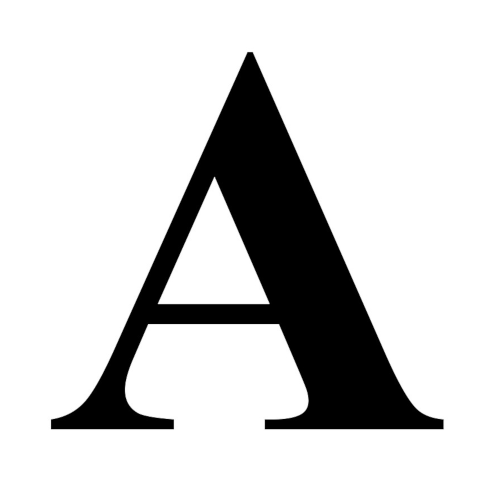
#> input picture 35.0 Fourier Transform/letters/a_0.png, 500 x 500 px; its folder holds only this picture in this run
$ python main.py
#> lines starting #> are read from the running program, lines starting #| are printed output that depends on the picture
import cv2
import numpy as  np
import glob

list_images = glob.iglob("letters/*")

for image_title in list_images:
    img = cv2.imread(image_title, cv2.IMREAD_GRAYSCALE)
#> img is the input picture: shape (500, 500); min 0, max 255, mean 211.6
    f = np.fft.fft2(img)
    fshift = np.fft.fftshift(f)
    magnitude_spectrum = 20*np.log(np.abs(fshift))
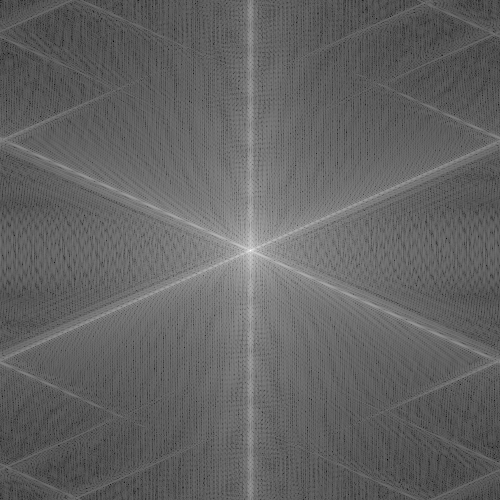
#> magnitude_spectrum: shape (500, 500) float64; min 6.55, max 355.7, mean 143.6; drawn with min black and max white
    magnitude_spectrum = np.asarray(magnitude_spectrum, dtype=np.uint8)
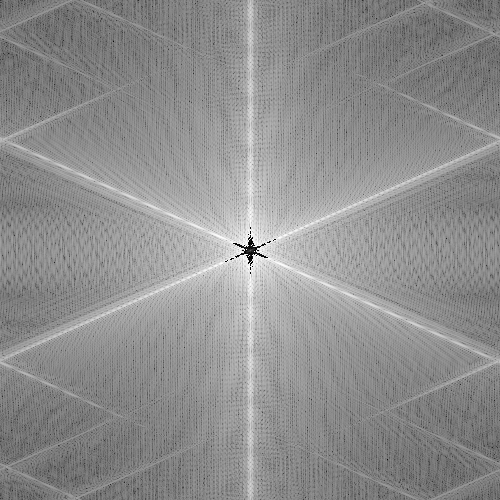
#> magnitude_spectrum: shape (500, 500); min 0, max 255, mean 142.8
    img_and_magnitude = np.concatenate((img, magnitude_spectrum), axis=1)
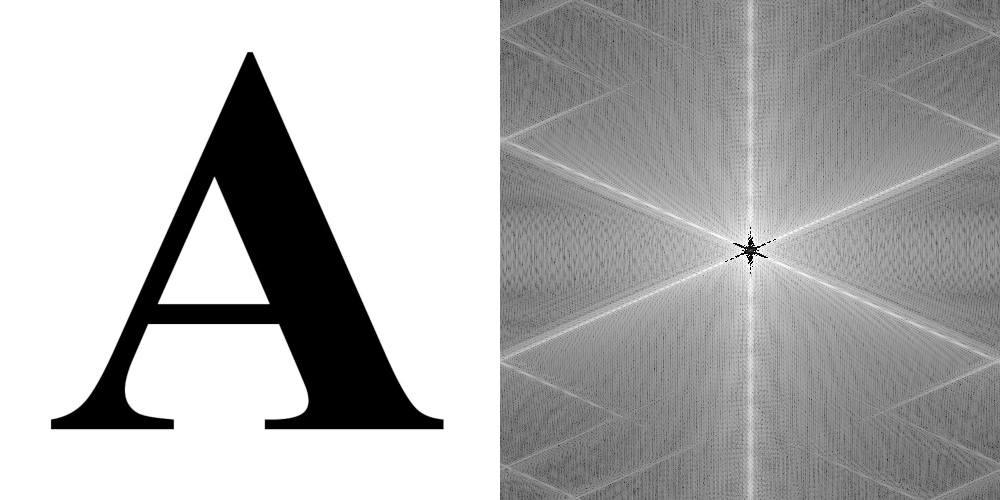
#> img_and_magnitude: shape (500, 1000); min 0, max 255, mean 177.2

    cv2.imshow(image_title, img_and_magnitude)

cv2.waitKey(0)
cv2.destroyAllWindows()

$ run again, on 35.0 Fourier Transform/letters/b_1.png
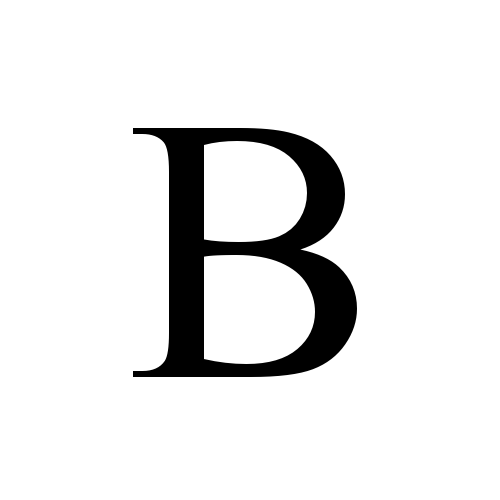
#> input picture 35.0 Fourier Transform/letters/b_1.png, 500 x 500 px
#> img is the input picture: shape (500, 500); min 0, max 255, mean 231.9
#> `magnitude_spectrum = np.asarray(magnitude_spectrum, dtype=np.uint8)`:
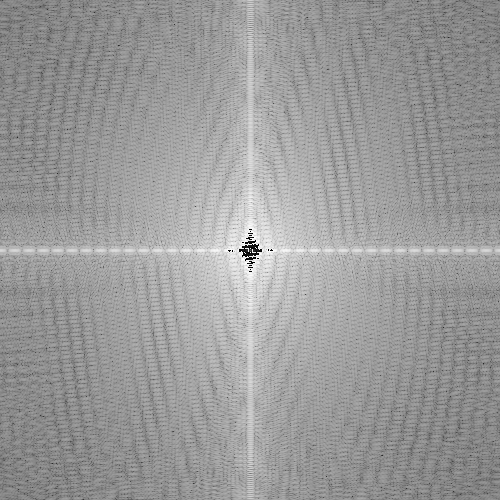
#> magnitude_spectrum: shape (500, 500); min 0, max 255, mean 154.5
#> `img_and_magnitude = np.concatenate((img, magnitude_spectrum), axis=1)`:
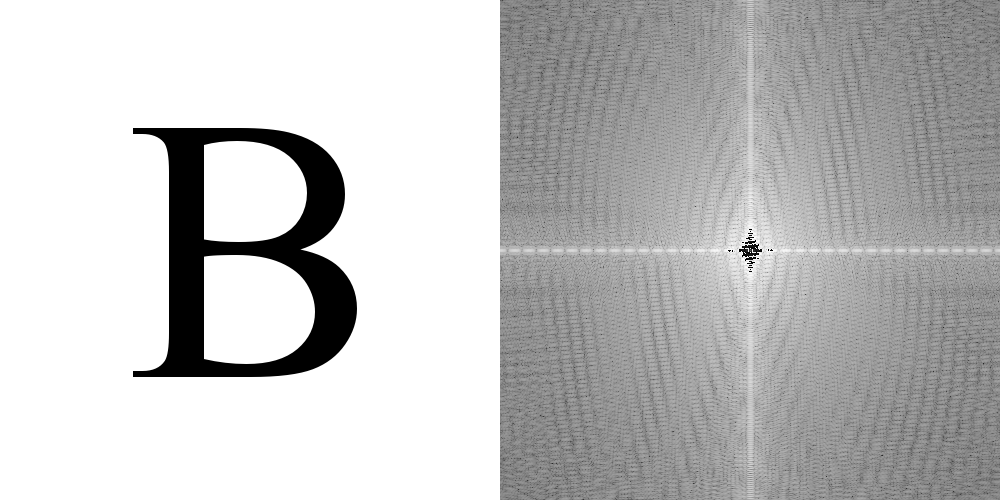
#> img_and_magnitude: shape (500, 1000); min 0, max 255, mean 193.2

$ run again, on 35.0 Fourier Transform/letters/c_0.png
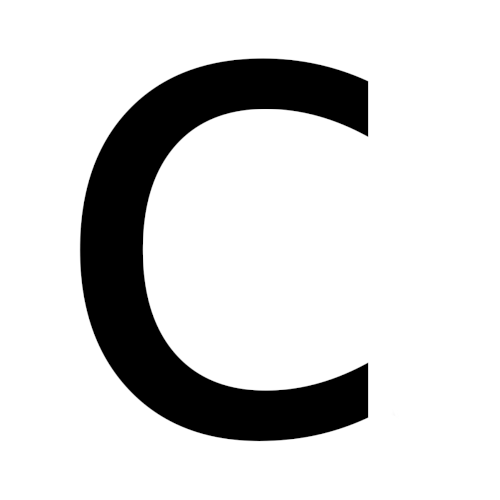
#> input picture 35.0 Fourier Transform/letters/c_0.png, 500 x 500 px
#> img is the input picture: shape (500, 500); min 0, max 255, mean 213.9
#> `magnitude_spectrum = np.asarray(magnitude_spectrum, dtype=np.uint8)`:
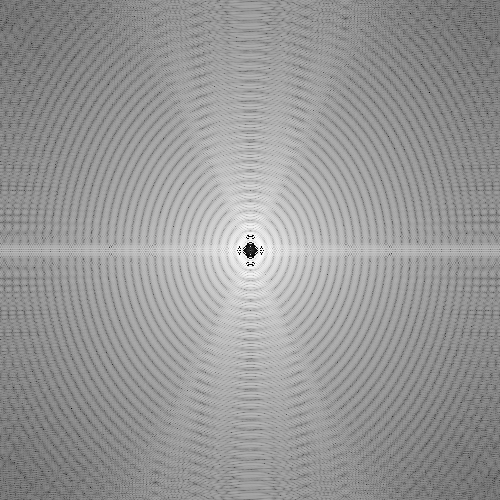
#> magnitude_spectrum: shape (500, 500); min 0, max 255, mean 151.5
#> `img_and_magnitude = np.concatenate((img, magnitude_spectrum), axis=1)`:
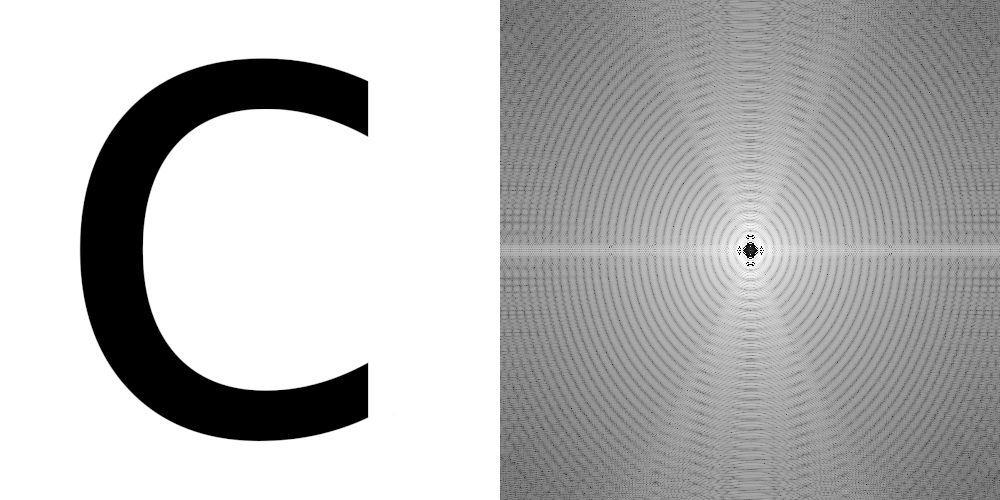
#> img_and_magnitude: shape (500, 1000); min 0, max 255, mean 182.7

$ run again, on 35.0 Fourier Transform/letters/a_1.png
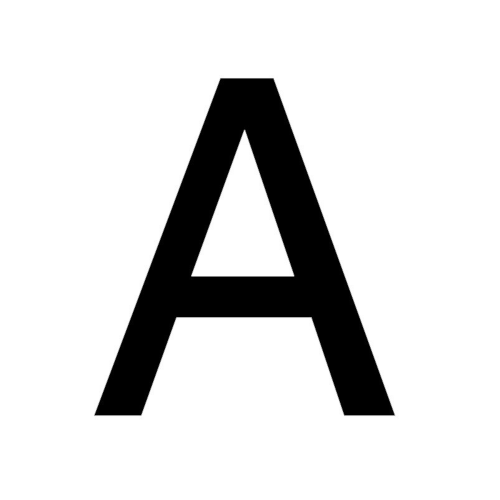
#> input picture 35.0 Fourier Transform/letters/a_1.png, 500 x 500 px
#> img is the input picture: shape (500, 500); min 0, max 255, mean 219
#> `magnitude_spectrum = np.asarray(magnitude_spectrum, dtype=np.uint8)`:
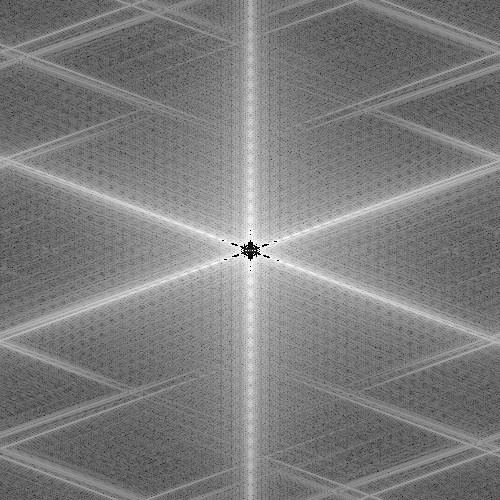
#> magnitude_spectrum: shape (500, 500); min 0, max 255, mean 125.1
#> `img_and_magnitude = np.concatenate((img, magnitude_spectrum), axis=1)`:
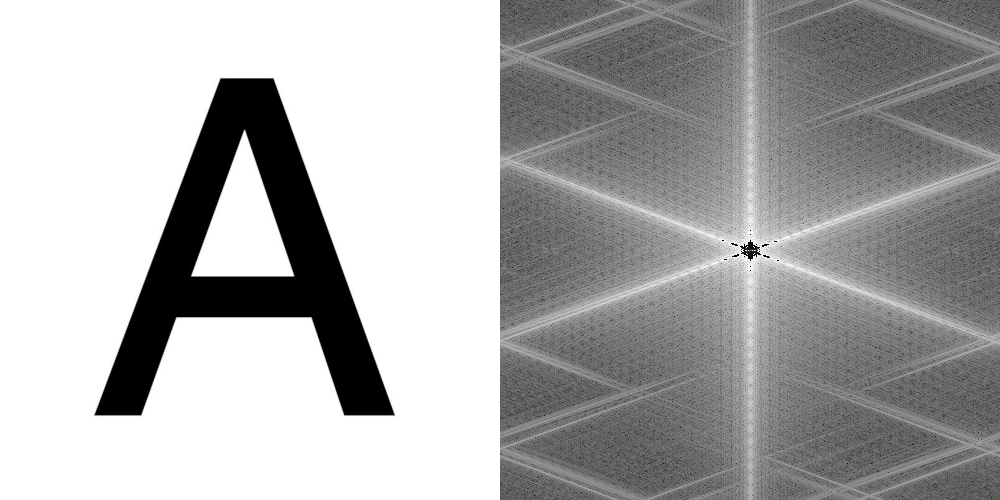
#> img_and_magnitude: shape (500, 1000); min 0, max 255, mean 172
